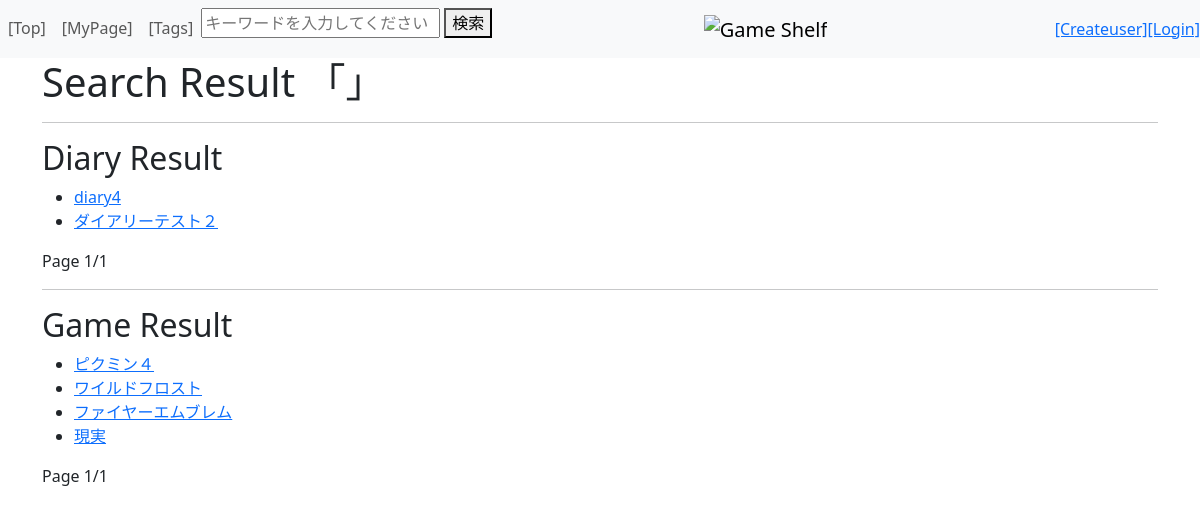
The app's page /tag_search/3 with its own data.
### diary/models.py (models this page shows, shortened)
class Diary(models.Model):
    diary_user = models.ForeignKey(CustomUser, on_delete=models.CASCADE)
    diary_game = models.ForeignKey(Game, on_delete=models.CASCADE)
    diary_tag = models.ManyToManyField(Tag)
    diary_title = models.CharField(max_length=100)
    diary_content = models.TextField()
    diary_rating = models.IntegerField(validators=[MaxValueValidator(100)])
    diary_spoiler = models.BooleanField(default=False) #ネタバレチェック、デフォで無し側
    class Meta:
        ordering = ("-id",)

### game/models.py (models this page shows, shortened)
class Game(models.Model):
    game_tag = models.ManyToManyField(Tag)
    game_title = models.CharField(max_length=100)
    game_content = models.TextField()
    game_image = models.ImageField(upload_to="media/", blank=True, null=True)
    class Meta:
        ordering = ['-id']

### top/views.py (the view)
# urls.py: path('tag_search/<int:tag_id>',views.tag_search,name="tag_search"),
def tag_search(request, tag_id):
    tag = Tag.objects.get(id=tag_id) #IDをもとに、どのタグで検索がされたのかを特定
    hit_diaries = Diary.objects.filter(diary_tag=tag) #データ全体から、タグの内容が一致するレコードを取り出す
    hit_game = Game.objects.filter(game_tag=tag)
    diary_paginator = Paginator(hit_diaries, 4) #4つで区切る
    game_paginator = Paginator(hit_game, 4) #4つで区切る
    diary_page_number = request.GET.get('diary-page', 1) #HTML側からページの要求があるので保存
    game_page_number = request.GET.get('game-page', 1) #初期値は1
    diary_display_page = diary_paginator.get_page(diary_page_number) #要求のあったページ情報を保存
    game_display_page = game_paginator.get_page(game_page_number)
    params={
        "searchword"         :   tag,
        "diary_display_page" :   diary_display_page,
        "game_display_page"  :   game_display_page,
    }
    return render(request, "top/search.html", params)

### top/templates/top/search.html (shortened to what this page needs)
{% extends "top/layout.html" %}
{% load static %}
{% block content %}
<h1>Search Result 「{{tagname}}」</h1>
<hr>
<div>
  <h2>Diary Result</h2>
  <ul>
    {% for diary in diary_display_page %}
      <li><a href="/diary/{{ diary.id }}">{{ diary.diary_title }}</a></li>
    {% endfor %}
  </ul>
  <span>Page {{ diary_display_page.number }}/{{ diary_display_page.paginator.num_pages }}</span>
</div>
<hr>
<div>
  <h2>Game Result</h2>
  <ul>
    {% for game in game_display_page %}
      <li><a href="/game/{{ game.id }}">{{ game.game_title }}</a></li>
    {% endfor %}
  </ul>
  <span>Page {{ game_display_page.number }}/{{ game_display_page.paginator.num_pages }}</span>
</div>
{% endblock %}

### records on screen
Diary: diary_title "diary4"
Diary: diary_title "ダイアリーテスト２"
Game: game_title "ピクミン４"
Game: game_title "ワイルドフロスト"
Game: game_title "ファイヤーエムブレム"
Game: game_title "現実"

### other values on screen
{{ diary_display_page.number }} "1"
{{ diary_display_page.paginator.num_pages }} "1"
{{ game_display_page.number }} "1"
{{ game_display_page.paginator.num_pages }} "1"
